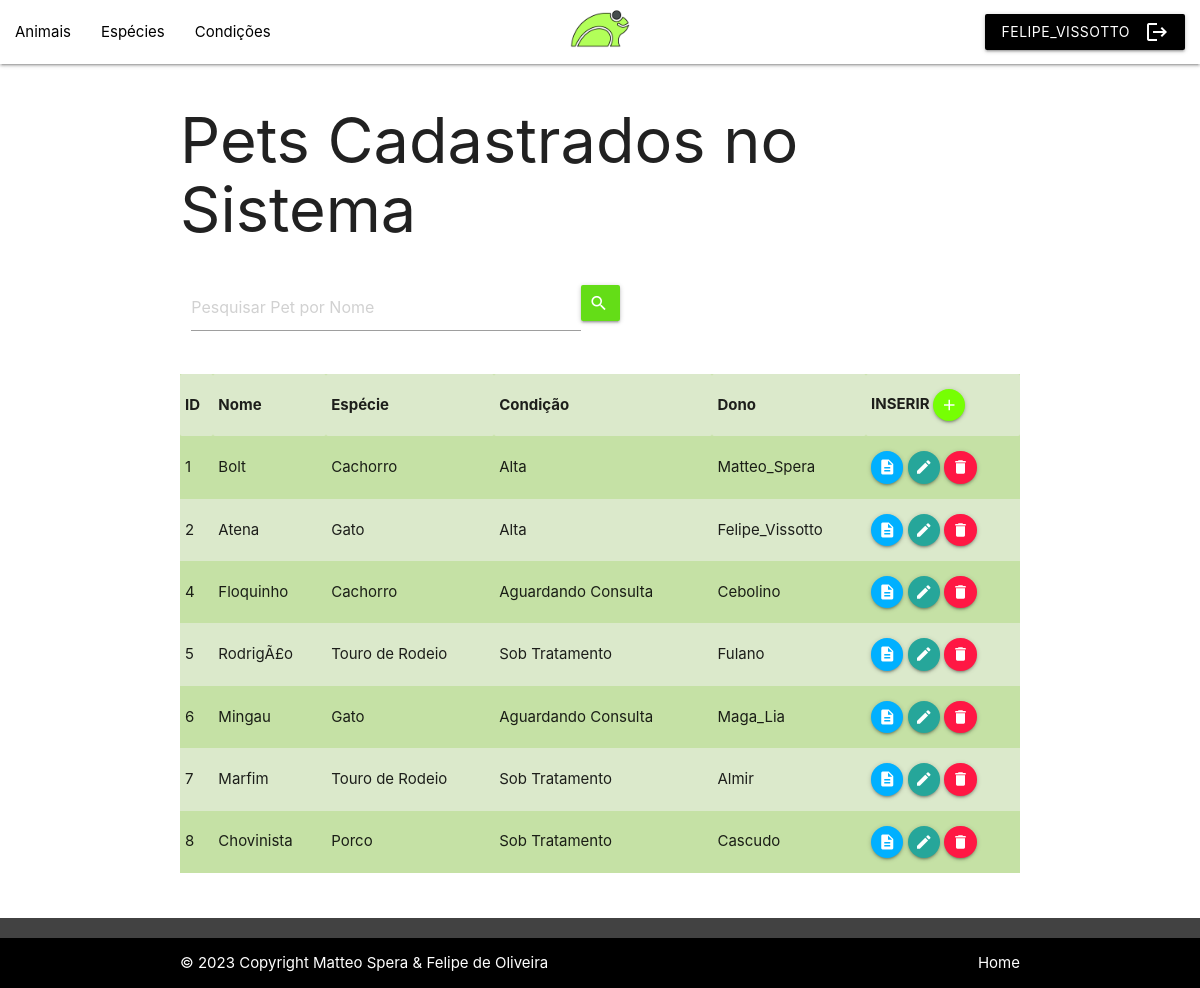
/VIEW/Animal/lstAnimal.php (signed in), run on the app's committed database.
### tables this page shows
CREATE TABLE `animal` (
  `id` int(11) NOT NULL,
  `nome` varchar(35) NOT NULL,
  `especie` int(2) NOT NULL,
  `condicao` int(2) NOT NULL,
  `dono` int(11) NOT NULL
);

CREATE TABLE `especie` (
  `id` int(11) NOT NULL,
  `descricao` varchar(35) NOT NULL,
  `quantidade` int(3) NOT NULL
);

CREATE TABLE `condicao` (
  `id` int(11) NOT NULL,
  `descricao` varchar(35) NOT NULL,
  `quantidade` int(3) NOT NULL
);

CREATE TABLE `usuario` (
  `id` int(11) NOT NULL,
  `username` varchar(20) NOT NULL,
  `senha` varchar(64) NOT NULL,
  `email` varchar(50) NOT NULL
);

### DAL/dalAnimal.php (called while the page is built, shortened)
<?php
    include_once $_SERVER['DOCUMENT_ROOT'].'/ClinicaBichoFeliz/MODEL/Animal.php';
    class dalAnimal{
        public function Select()
        {
            $sql = "select * from animal;";
            $pdo = Conexao::conectar();
            $result = $pdo->query($sql);
            foreach($result as $linha){
                $animal = new \MODEL\Animal();
                $animal->setId($linha['id']);
                $animal->setNome($linha['nome']);
                $animal->setEspecie($linha['especie']);
                $animal->setCondicao($linha['condicao']);
                $animal->setDono($linha['dono']);
                $lstAnimal[] = $animal;
            }
            return $lstAnimal;
        }
    }
?>

### BLL/bllAnimal.php (called while the page is built, shortened)
<?php
    include_once $_SERVER['DOCUMENT_ROOT'].'/ClinicaBichoFeliz/DAL/dalAnimal.php';
    require_once $_SERVER['DOCUMENT_ROOT'].'/ClinicaBichoFeliz/MODEL/Animal.php';
    class bllAnimal
    {
        public function Select ()
        {
            $dal = new \Dal\dalAnimal();
            return $dal->Select();
        }
    }

### MODEL/Animal.php (called while the page is built, shortened)
<?php
class Animal {
    private ?int $id;
    private ?string $nome;
    public function getId(){
        return $this->id;
    }
    public function setId(int $id){
        $this->id = $id;
    }
    public function getNome(){
        return $this->nome;
    }
    public function setNome(string $nome){
        $this->nome = $nome;
    }
}
?>

### DAL/dalEspecie.php (called while the page is built, shortened)
<?php
    include_once $_SERVER['DOCUMENT_ROOT'].'/ClinicaBichoFeliz/MODEL/Especie.php';
    class dalEspecie
    {
        public function SelectId(int $id)
        {
            $sql = "select * from especie where id=?";
            $pdo = Conexao::conectar();
            $query = $pdo->prepare($sql);
            $query->execute(array($id));
            $linha = $query->fetch(\PDO::FETCH_ASSOC);
            if ($linha != null)
            {
                $especie = new \MODEL\Especie();
                $especie->setId($id);
                $especie->setDescricao($linha['descricao']);
                $especie->setQuantidade($linha['quantidade']);
            } else return null;
            return $especie;
        }
    }
?>

### BLL/bllEspecie.php (called while the page is built, shortened)
<?php
    include_once $_SERVER['DOCUMENT_ROOT'].'/ClinicaBichoFeliz/DAL/dalEspecie.php';
    require_once $_SERVER['DOCUMENT_ROOT'].'/ClinicaBichoFeliz/MODEL/Especie.php';
    class bllEspecie
    {
        public function SelectId(int $id)
        {
            $dal = new \DAL\dalEspecie();
            return $dal->SelectId($id);
        }
    }
?>

### MODEL/Especie.php (called while the page is built, shortened)
<?php
class Especie
{
    private ?string $descricao;
    public function getDescricao(){
        return $this->descricao;
    }
    public function setDescricao(string $descricao){
        $this->descricao = $descricao;
    }
}
?>

### DAL/dalCondicao.php (called while the page is built, shortened)
<?php
    include_once $_SERVER['DOCUMENT_ROOT'].'/ClinicaBichoFeliz/MODEL/Condicao.php';
    class dalCondicao
    {
        public function SelectId(int $id)
        {
            $sql = "select * from condicao where id=?";
            $pdo = Conexao::conectar();
            $query = $pdo->prepare($sql);
            $query->execute(array($id));
            $linha = $query->fetch(\PDO::FETCH_ASSOC);
            if ($linha != null)
            {
                $condicao = new \MODEL\Condicao();
                $condicao->setId($id);
                $condicao->setDescricao($linha['descricao']);
                $condicao->setQuantidade($linha['quantidade']);
            } else return null;
            return $condicao;
        }
    }
?>

### BLL/bllCondicao.php (called while the page is built, shortened)
<?php
    include_once $_SERVER['DOCUMENT_ROOT'].'/ClinicaBichoFeliz/DAL/dalCondicao.php';
    require_once $_SERVER['DOCUMENT_ROOT'].'/ClinicaBichoFeliz/MODEL/Condicao.php';
    class bllCondicao
    {
        public function SelectId(int $id)
        {
            $dal = new \DAL\dalCondicao();
            return $dal->SelectId($id);
        }
    }
?>

### MODEL/Condicao.php (called while the page is built, shortened)
<?php
class Condicao
{
    private ?string $descricao;
    public function getDescricao(){
        return $this->descricao;
    }
    public function setDescricao(string $descricao){
        $this->descricao = $descricao;
    }
}
?>

### DAL/dalUsuario.php (called while the page is built, shortened)
<?php
    include_once $_SERVER['DOCUMENT_ROOT'].'/ClinicaBichoFeliz/MODEL/Usuario.php';
    class dalUsuario{
        public function SelectId(int $id){
            $sql = "select * from usuario where id=?;";
            $pdo = Conexao::conectar();
            $query = $pdo->prepare($sql);
            $query->execute(array($id));
            $linha = $query->fetch(\PDO::FETCH_ASSOC);
            $usuario = new \MODEL\Usuario();
            if ($linha != null)
            {
                $usuario->setId($linha['id']);
                $usuario->setUsername($linha['username']);
                $usuario->setSenha($linha['senha']);
                $usuario->setEmail($linha['email']);
            } else return null;
            return $usuario;
        }
    }
?>

### BLL/bllUsuario.php (called while the page is built, shortened)
<?php
    include_once $_SERVER['DOCUMENT_ROOT'].'/ClinicaBichoFeliz/DAL/dalUsuario.php';
    include_once $_SERVER['DOCUMENT_ROOT'].'/ClinicaBichoFeliz/MODEL/Usuario.php';
    class bllUsuario {
        public function SelectId (int $id){
            $dal = new \DAL\dalUsuario;
            return $dal->SelectId($id);
        }
    }

### MODEL/Usuario.php (called while the page is built, shortened)
<?php
class Usuario {
    private ?string $username;
    public function getUsername(){
        return $this->username;
    }
    public function setUsername(string $username){
        $this->username = $username;
    }
}

### VIEW/animal/lstAnimal.php (the view, shortened to what this page needs)
<?php
    include_once $_SERVER['DOCUMENT_ROOT'].'/ClinicaBichoFeliz/BLL/bllAnimal.php';
    include_once $_SERVER['DOCUMENT_ROOT'].'/ClinicaBichoFeliz/BLL/bllEspecie.php';
    include_once $_SERVER['DOCUMENT_ROOT'].'/ClinicaBichoFeliz/BLL/bllCondicao.php';
    include_once $_SERVER['DOCUMENT_ROOT'].'/ClinicaBichoFeliz/BLL/bllUsuario.php';
    if (isset($_GET['busca']))
        $busca = $_GET['busca'];
    else $busca = null;
    $bll = new \BLL\bllAnimal();
    if ($busca == null) $lstAnimal = $bll->Select();
    else $lstAnimal = $bll->searchNome($busca);
    $bllEspecie = new \BLL\bllEspecie;
    $bllCondicao = new \BLL\bllCondicao;
    $bllUsuario = new \BLL\bllUsuario;
?>
<!DOCTYPE html>
<html lang="pt-BR">
<head>
    <link rel="stylesheet" href="https://cdnjs.cloudflare.com/ajax/libs/materialize/1.0.0/css/materialize.min.css">
</head>
<body>
    <?php include_once $_SERVER['DOCUMENT_ROOT'].'/ClinicaBichoFeliz/VIEW/menu.php'; ?>
    <div class="container">
        <h1>Pets Cadastrados no Sistema</h1>
        <div class="row">
            <div class="input-field">
                <form action="lstAnimal.php" method="GET" id="formBuscaAnimal">
                    <div class="input-field col s7">
                        <input type="text" placeholder="Pesquisar Pet por Nome" class="form-control col s10" id="txtBusca" name="busca">
                        <button class="btn waves-effect waves-light col m1 light-green accent-4" type="submit" name="action">
                        <i class="material-icons right">search</i></button>
                    </div>
                </form>
            </div>
        </div>
        <table class="striped light-green lighten-3">
            <?php
                if (!empty($lstAnimal))
                {
                    echo
                    '<tr>
                        <th>ID</th>
                        <th>Nome</th>
                        <th>Espécie</th>
                        <th>Condição</th>
                        <th>Dono</th>
                        <th>INSERIR <a class="btn-floating btn-small waves-effect waves-light light-green accent-3" href="insAnimal.php"><i class="material-icons">add</i></a></th>
                    </tr>'
                    ;
                } else echo '<h5>Nenhum animal que corresponda à busca foi encontrado.</h5>';
            ?>
            <?php
            foreach($lstAnimal as $animal){
                $especie = $bllEspecie->SelectId($animal->getEspecie()) ;
                $condicao = $bllCondicao->SelectId($animal->getCondicao()) ;
                $usuario = $bllUsuario->SelectId($animal->getDono()) ;
            ?>
                <tr>
                    <td><?php echo $animal->getId(); ?></td>
                    <td><?php echo $animal->getNome(); ?></td>
                    <td><?php echo $especie->getDescricao(); ?></td>
                    <td><?php echo $condicao->getDescricao(); ?></td>
                    <td><?php echo $usuario->getUsername(); ?></td>
                    <td>
                        <a class="btn-floating btn-small waves-effect waves-light light-blue accent-3" onclick="JavaScript:location.href='detAnimal.php?id='+<?php echo $animal->getId();?>"><i class="material-icons">description</i></a>
                        <a class="btn-floating btn-small waves-effect waves-light light-orange accent-3" onclick="JavaScript:location.href='edtAnimal.php?id='+<?php echo $animal->getId();?>"><i class="material-icons">edit</i></a>
                        <a class="btn-floating btn-small waves-effect waves-light red accent-3" onclick="JavaScript:remover(<?php echo $animal->getId();?>, '<?php echo $animal->getNome();?>')"><i class="material-icons">delete</i></a>
                    </td>
                </tr>
            <?php
            }
            ?>
        </table>
    </div>
    <br><br>
    <?php include_once $_SERVER['DOCUMENT_ROOT'].'/ClinicaBichoFeliz/VIEW/footer.php'; ?>
</body>
</html>

### data on the page
animal: id "1", nome "Bolt", especie.descricao "Cachorro", condicao.descricao "Alta", usuario.username "Matteo_Spera"
animal: id "2", nome "Atena", especie.descricao "Gato", condicao.descricao "Alta", usuario.username "Felipe_Vissotto"
animal: id "4", nome "Floquinho", especie.descricao "Cachorro", condicao.descricao "Aguardando Consulta", usuario.username "Cebolino"
animal: id "5", nome "RodrigÃ£o", especie.descricao "Touro de Rodeio", condicao.descricao "Sob Tratamento", usuario.username "Fulano"
animal: id "6", nome "Mingau", especie.descricao "Gato", condicao.descricao "Aguardando Consulta", usuario.username "Maga_Lia"
animal: id "7", nome "Marfim", especie.descricao "Touro de Rodeio", condicao.descricao "Sob Tratamento", usuario.username "Almir"
animal: id "8", nome "Chovinista", especie.descricao "Porco", condicao.descricao "Sob Tratamento", usuario.username "Cascudo"

### other printed values
$usuario "FELIPE_VISSOTTO"
